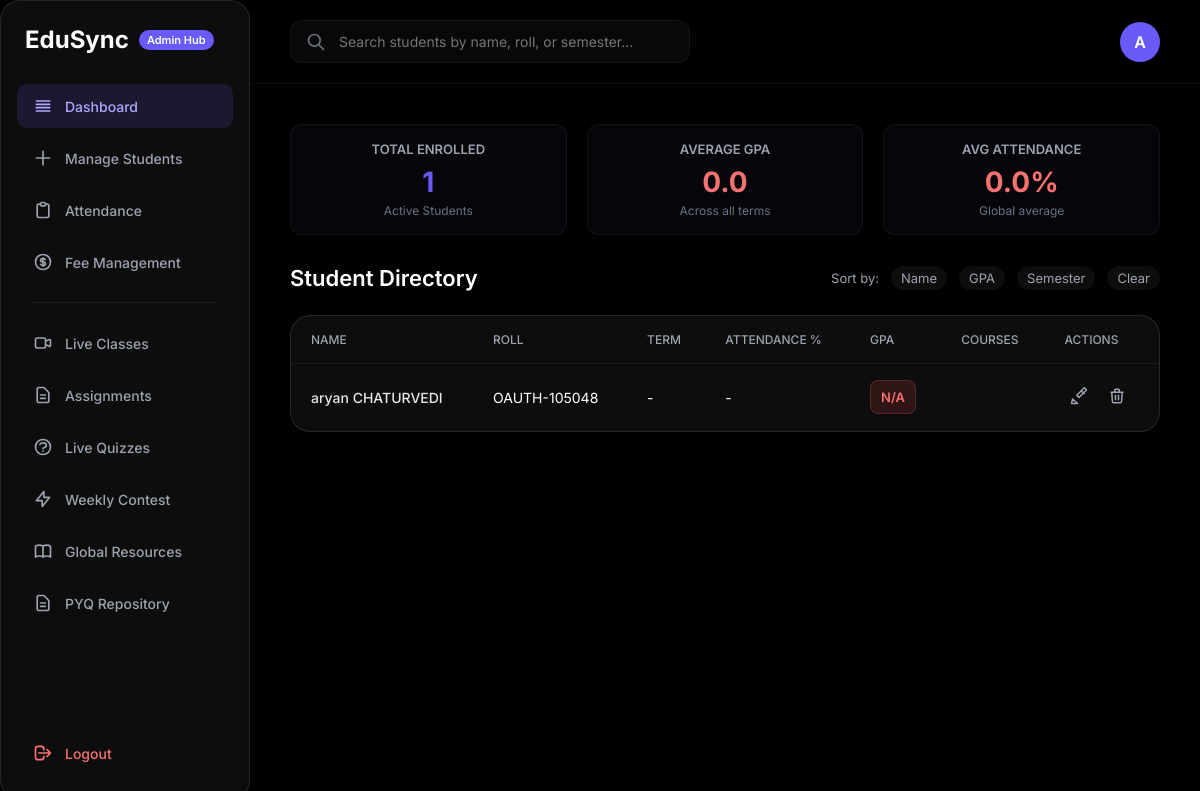
Before: / (signed in) with the older database file.
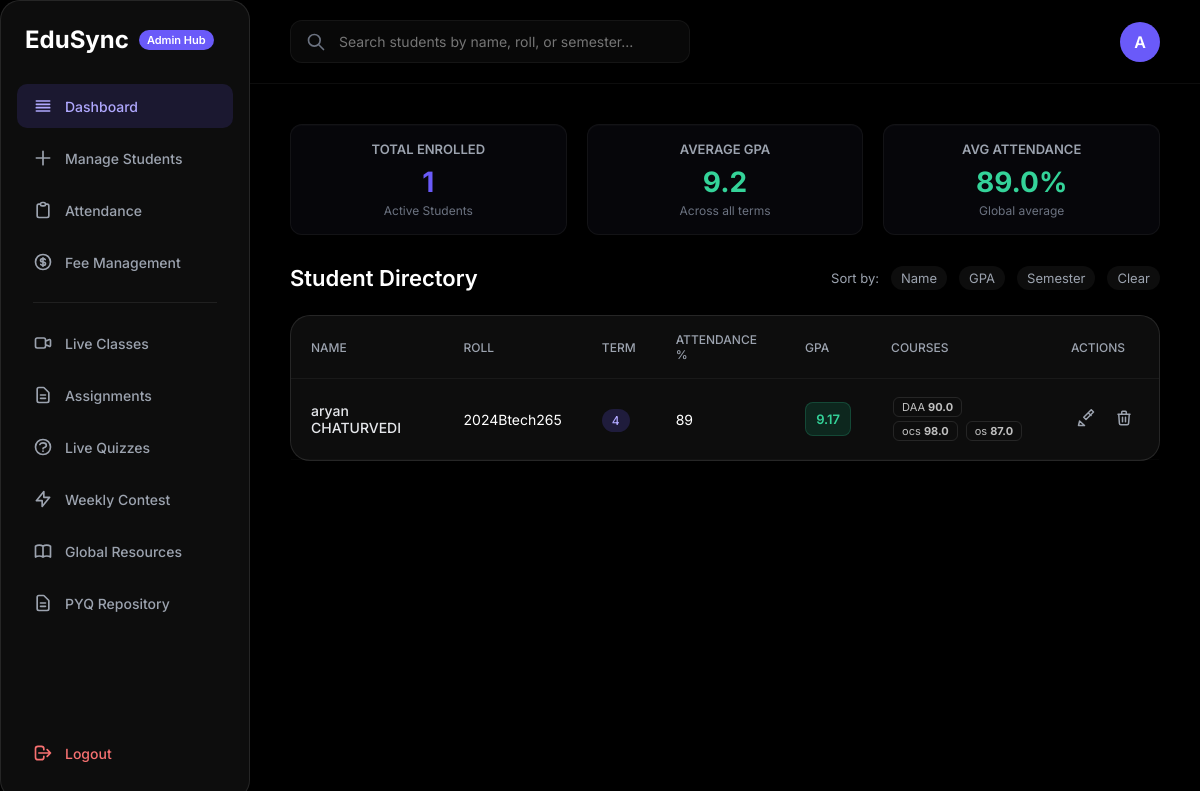
After: the same page with the newer database file.
### tables this page shows
CREATE TABLE students (
            id INTEGER PRIMARY KEY AUTOINCREMENT,
            name TEXT,
            roll TEXT,
            age INTEGER,
            dob TEXT,
            gender TEXT,
            address TEXT,
            phone TEXT,
            email TEXT,
            semester TEXT,
            gpa REAL,
            attendance TEXT,
            extra_activities TEXT,
            sports_achievements TEXT,
            courses TEXT
        , password TEXT DEFAULT 'student123', profile_pic TEXT DEFAULT '', stars INTEGER DEFAULT 0, contest_rank TEXT DEFAULT 'Unranked');

### app.py (the view, shortened to what this page needs)
@app.route('/', methods=['GET', 'POST'])
def home():
    if 'user' not in session or session.get('role') != 'admin':
        return redirect(url_for('login'))
    conn = sqlite3.connect('students.db')
    cursor = conn.cursor()
    search = request.args.get('search', '')
    sort = request.args.get('sort', '')
    query = "SELECT * FROM students"
    params = []
    if search:
        query += " WHERE name LIKE ? OR roll LIKE ? OR semester LIKE ?"
        params.extend(['%' + search + '%', '%' + search + '%', '%' + search + '%'])
    if sort == "gpa":
        query += " ORDER BY gpa DESC"
    elif sort == "name":
        query += " ORDER BY name ASC"
    elif sort == "semester":
        query += " ORDER BY semester ASC"
    cursor.execute(query, params)
    students_raw = cursor.fetchall()
    students = []
    total_gpa = 0
    valid_gpa_count = 0
    total_attendance = 0
    valid_attendance_count = 0
    for s in students_raw:
        courses = json.loads(s[14]) if s[14] else []
        students.append((s, courses))
        if s[10] is not None and float(s[10]) > 0:
            total_gpa += float(s[10])
            valid_gpa_count += 1
        if s[11] is not None and str(s[11]).strip() != '':
            try:
                total_attendance += float(s[11])
                valid_attendance_count += 1
            except ValueError:
                pass
    avg_gpa = round(total_gpa / valid_gpa_count, 1) if valid_gpa_count > 0 else 0.0
    avg_attendance = round(total_attendance / valid_attendance_count, 1) if valid_attendance_count > 0 else 0.0
    total_students = len(students)
    edit_id = request.args.get('edit_id')
    edit_student = None
    edit_courses = []
    if edit_id:
        cursor.execute("SELECT * FROM students WHERE id=?", (edit_id,))
        edit_student = cursor.fetchone()
        if edit_student:
            edit_courses = json.loads(edit_student[14]) if edit_student[14] else []
    cursor.execute("SELECT * FROM documents WHERE student_id IS NULL AND is_pyq=0 ORDER BY uploaded_at DESC")
    global_docs = cursor.fetchall()
    cursor.execute("SELECT * FROM documents WHERE is_pyq=1 ORDER BY uploaded_at DESC")
    pyqs = cursor.fetchall()
    cursor.execute("SELECT * FROM assignment_tasks ORDER BY due_date ASC")
    assignment_tasks = cursor.fetchall()
    cursor.execute("SELECT * FROM live_classes ORDER BY created_at DESC")
    active_classes = cursor.fetchall()
    conn.close()
    return render_template('index.html', students=students, edit_student=edit_student, edit_courses=edit_courses, search=search, sort=sort, avg_gpa=avg_gpa, avg_attendance=avg_attendance, total_students=total_students, global_docs=global_docs, pyqs=pyqs, assignment_tasks=assignment_tasks, active_classes=active_classes)

### templates/index.html (shortened to what this page needs)
<!DOCTYPE html>
<html lang="en">
<head>
    <link rel="stylesheet" href="{{ url_for('static', filename='style.css') }}">
</head>
<body class="dashboard-body">
    <div class="dashboard-layout">
        <aside class="sidebar glass-panel-dark">
            <div class="brand">
                <h2>EduSync</h2>
                <span class="badge">Admin Hub</span>
            </div>
            <nav class="sidebar-nav">
                <a href="#" class="nav-link active" onclick="showTab('dashboard-tab', this)">
                    <svg width="20" height="20" fill="none" stroke="currentColor" viewBox="0 0 24 24"><path stroke-linecap="round" stroke-linejoin="round" stroke-width="2" d="M4 6h16M4 10h16M4 14h16M4 18h16"></path></svg>
                    Dashboard
                </a>
                <a href="#" class="nav-link" onclick="showTab('add-student-tab', this)">
                    <svg width="20" height="20" fill="none" stroke="currentColor" viewBox="0 0 24 24"><path stroke-linecap="round" stroke-linejoin="round" stroke-width="2" d="M12 4v16m8-8H4"></path></svg>
                    Manage Students
                </a>
                <a href="#" class="nav-link" onclick="showTab('attendance-tab', this)">
                    <svg width="20" height="20" fill="none" stroke="currentColor" viewBox="0 0 24 24"><path stroke-linecap="round" stroke-linejoin="round" stroke-width="2" d="M9 5H7a2 2 0 00-2 2v12a2 2 0 002 2h10a2 2 0 002-2V7a2 2 0 00-2-2h-2M9 5a2 2 0 002 2h2a2 2 0 002-2M9 5a2 2 0 012-2h2a2 2 0 012 2"></path></svg>
                    Attendance
                </a>
                <a href="#" class="nav-link" onclick="showTab('fee-tab', this); loadAdminFees();">
                    Fee Management
                </a>
                <hr style="border:0; border-top: 1px solid rgba(255,255,255,0.08); margin: 10px 16px;">
                <a href="#" class="nav-link" onclick="showTab('classes-tab', this)">
                    <svg width="20" height="20" fill="none" stroke="currentColor" viewBox="0 0 24 24"><path stroke-linecap="round" stroke-linejoin="round" stroke-width="2" d="M15 10l4.553-2.069A1 1 0 0121 8.87v6.26a1 1 0 01-1.447.894L15 14M3 8a2 2 0 012-2h8a2 2 0 012 2v8a2 2 0 01-2 2H5a2 2 0 01-2-2V8z"></path></svg>
                    Live Classes
                </a>
                <a href="#" class="nav-link" onclick="showTab('assignments-tab', this)">
                    <svg width="20" height="20" fill="none" stroke="currentColor" viewBox="0 0 24 24"><path stroke-linecap="round" stroke-linejoin="round" stroke-width="2" d="M9 12h6m-6 4h6m2 5H7a2 2 0 01-2-2V5a2 2 0 012-2h5.586a1 1 0 01.707.293l5.414 5.414a1 1 0 01.293.707V19a2 2 0 01-2 2z"></path></svg>
                    Assignments
                </a>
                <a href="#" class="nav-link" onclick="showTab('quizzes-tab', this)">
                    Live Quizzes
                </a>
                <a href="#" class="nav-link" onclick="showTab('weekly-contest-tab', this)">
                    <svg width="20" height="20" fill="none" stroke="currentColor" viewBox="0 0 24 24"><path stroke-linecap="round" stroke-linejoin="round" stroke-width="2" d="M13 10V3L4 14h7v7l9-11h-7z"></path></svg>
                    Weekly Contest
                </a>
                <a href="#" class="nav-link" onclick="showTab('resources-tab', this)">
                    Global Resources
                </a>
                <a href="#" class="nav-link" onclick="showTab('pyq-repo-tab', this)">
                    <svg width="20" height="20" fill="none" stroke="currentColor" viewBox="0 0 24 24"><path stroke-linecap="round" stroke-linejoin="round" stroke-width="2" d="M9 12h6m-6 4h6m2 5H7a2 2 0 01-2-2V5a2 2 0 012-2h5.586a1 1 0 01.707.293l5.414 5.414a1 1 0 01.293.707V19a2 2 0 01-2 2z"></path></svg>
                    PYQ Repository
                </a>
            </nav>
            <div class="sidebar-footer">
                <a href="/logout" class="nav-link logout-btn">
                    <svg width="20" height="20" fill="none" stroke="currentColor" viewBox="0 0 24 24">
                        <path stroke-linecap="round" stroke-linejoin="round" stroke-width="2"
                            d="M17 16l4-4m0 0l-4-4m4 4H7m6 4v1a3 3 0 01-3 3H6a3 3 0 01-3-3V7a3 3 0 013-3h4a3 3 0 013 3v1">
                        </path>
                    </svg>
                    Logout
                </a>
            </div>
        </aside>
        <main class="main-content">
            <header class="topbar">
                <div class="search-bar">
                    <form method="GET" style="display:flex; width: 100%; position:relative;">
                        <svg class="search-icon" style="top:12px;" width="20" height="20" fill="none"
                            stroke="currentColor" viewBox="0 0 24 24">
                            <path stroke-linecap="round" stroke-linejoin="round" stroke-width="2"
                                d="M21 21l-6-6m2-5a7 7 0 11-14 0 7 7 0 0114 0z"></path>
                        </svg>
                        <input type="text" name="search" value="{{ search }}"
                            placeholder="Search students by name, roll, or semester...">
                    </form>
                </div>
                <div class="user-profile">
                    <div class="avatar">A</div>
                </div>
            </header>
            <div class="content-wrapper">
                <div id="dashboard-tab" class="tab-content active">
                    <div style="display:grid; grid-template-columns: repeat(3, 1fr); gap: 20px; margin-bottom: 30px;">
                        <div class="stat-card">
                            <div class="stat-title">Total Enrolled</div>
                            <div class="stat-val high" style="color: #6a5af9;">{{ total_students }}</div>
                            <div class="stat-sub">Active Students</div>
                        </div>
                        <div class="stat-card">
                            <div class="stat-title">Average GPA</div>
                            <div class="stat-val {% if avg_gpa >= 8.0 %}high{% elif avg_gpa >= 6.0 %}medium{% else %}low{% endif %}">{{ "%.1f"|format(avg_gpa) }}</div>
                            <div class="stat-sub">Across all terms</div>
                        </div>
                        <div class="stat-card">
                            <div class="stat-title">Avg Attendance</div>
                            <div class="stat-val {% if avg_attendance >= 75.0 %}high{% elif avg_attendance >= 60.0 %}medium{% else %}low{% endif %}">{{ "%.1f"|format(avg_attendance) }}%</div>
                            <div class="stat-sub">Global average</div>
                        </div>
                    </div>
                    <div class="section-header">
                        <h3>Student Directory</h3>
                        <div class="sort-controls">
                            <span>Sort by:</span>
                            <a href="/?sort=name" class="{% if sort == 'name' %}active-sort{% endif %}">Name</a>
                            <a href="/?sort=gpa" class="{% if sort == 'gpa' %}active-sort{% endif %}">GPA</a>
                            <a href="/?sort=semester"
                                class="{% if sort == 'semester' %}active-sort{% endif %}">Semester</a>
                            <a href="/" class="clear-sort">Clear</a>
                        </div>
                    </div>
                    <div class="table-container glass-panel-dark">
                        <table class="premium-table">
                            <thead>
                                <tr>
                                    <th>Name</th>
                                    <th>Roll</th>
                                    <th>Term</th>
                                    <th>Attendance %</th>
                                    <th>GPA</th>
                                    <th>Courses</th>
                                    <th>Actions</th>
                                </tr>
                            </thead>
                            <tbody>
                                {% if students %}
                                {% for student, courses in students %}
                                <tr>
                                    <td>
                                        <div class="td-primary">{{ student[1] }}</div>
                                    </td>
                                    <td>{{ student[2] }}</td>
                                    <td>
                                        {% if student[9] %}
                                        <span class="badge-soft">{{ student[9] }}</span>
                                        {% else %}
                                        -
                                        {% endif %}
                                    </td>
                                    <td>{{ student[11] or '-' }}</td>
                                    <td>
                                        {% set gpa_val = student[10] if student[10] is not none else 0.0 %}
                                        <div class="gpa-score {% if gpa_val >= 8.0 %}high{% elif gpa_val >= 6.0 %}medium{% else %}low{% endif %}">
                                            {{ student[10] if student[10] is not none else 'N/A' }}
                                        </div>
                                    </td>
                                    <td>
                                        <div class="course-list">
                                            {% for course in courses %}
                                            <span class="course-pill">{{ course[0] }} <b>{{ course[1] }}</b></span>
                                            {% endfor %}
                                        </div>
                                    </td>
                                    <td>
                                        <div class="action-buttons">
                                            <a href="/?edit_id={{ student[0] }}" class="btn-edit" title="Edit">
                                                <svg width="18" height="18" fill="none" stroke="currentColor"
                                                    viewBox="0 0 24 24">
                                                    <path stroke-linecap="round" stroke-linejoin="round"
                                                        stroke-width="2"
                                                        d="M15.232 5.232l3.536 3.536M9 11l3 3L22 4l-3-3L9 11zM2 22l1.5-6L10 22 2 22z">
                                                    </path>
                                                </svg>
                                            </a>
                                            <a href="/delete/{{ student[0] }}"
                                                onclick="return confirm('Are you sure you want to delete this student out of the system?');"
                                                class="btn-delete" title="Delete">
                                                <svg width="18" height="18" fill="none" stroke="currentColor"
                                                    viewBox="0 0 24 24">
                                                    <path stroke-linecap="round" stroke-linejoin="round"
                                                        stroke-width="2"
                                                        d="M19 7l-.867 12.142A2 2 0 0116.138 21H7.862a2 2 0 01-1.995-1.858L5 7m5 4v6m4-6v6m1-10V4a1 1 0 00-1-1h-4a1 1 0 00-1 1v3M4 7h16">
                                                    </path>
                                                </svg>
                                            </a>
                                        </div>
                                    </td>
                                </tr>
                                {% endfor %}
                                {% else %}
                                <tr>
                                    <td colspan="7" style="text-align:center; padding: 40px; color: #6b7280;">No
                                        students found. Add a new student to see them here!</td>
                                </tr>
                                {% endif %}
                            </tbody>
                        </table>
                    </div>
                </div>
            </div>
        </main>
    </div>
</body>
</html>

Changed rows visible on the page:
changed students "aryan CHATURVEDI": roll "OAUTH-105048" → "2024Btech265"; semester (not shown) → "4"; attendance "-" → "89"; gpa "N/A" → "9.17"; no longer shows "-"
Other visible differences:
{{ "%.1f"|format(avg_gpa) }}: "0.0" → "9.2"
{{ "%.1f"|format(avg_attendance) }}: "0.0" → "89.0"
new list line: "DAA 90.0"
new list line: "ocs 98.0"
new list line: "os 87.0"
